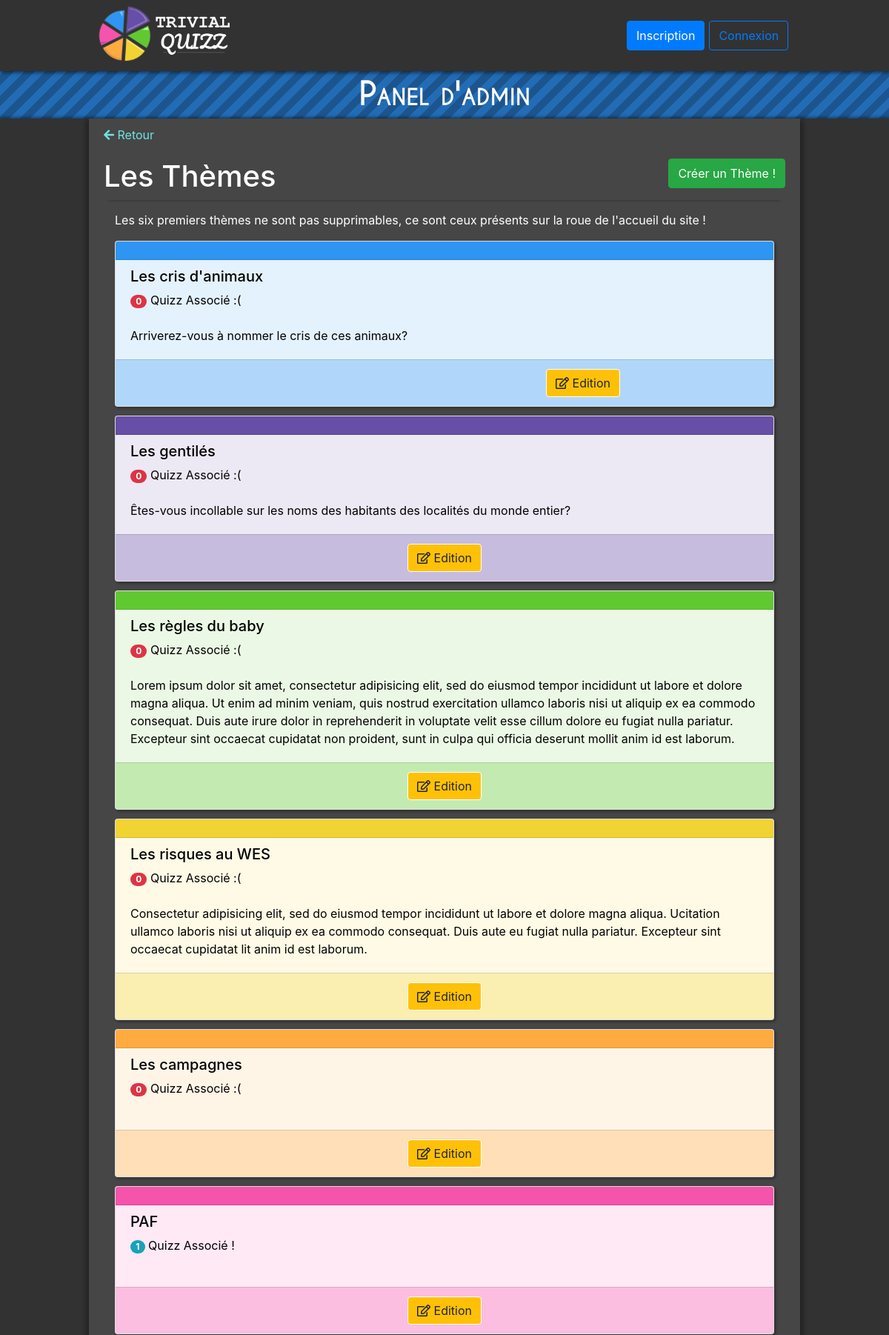
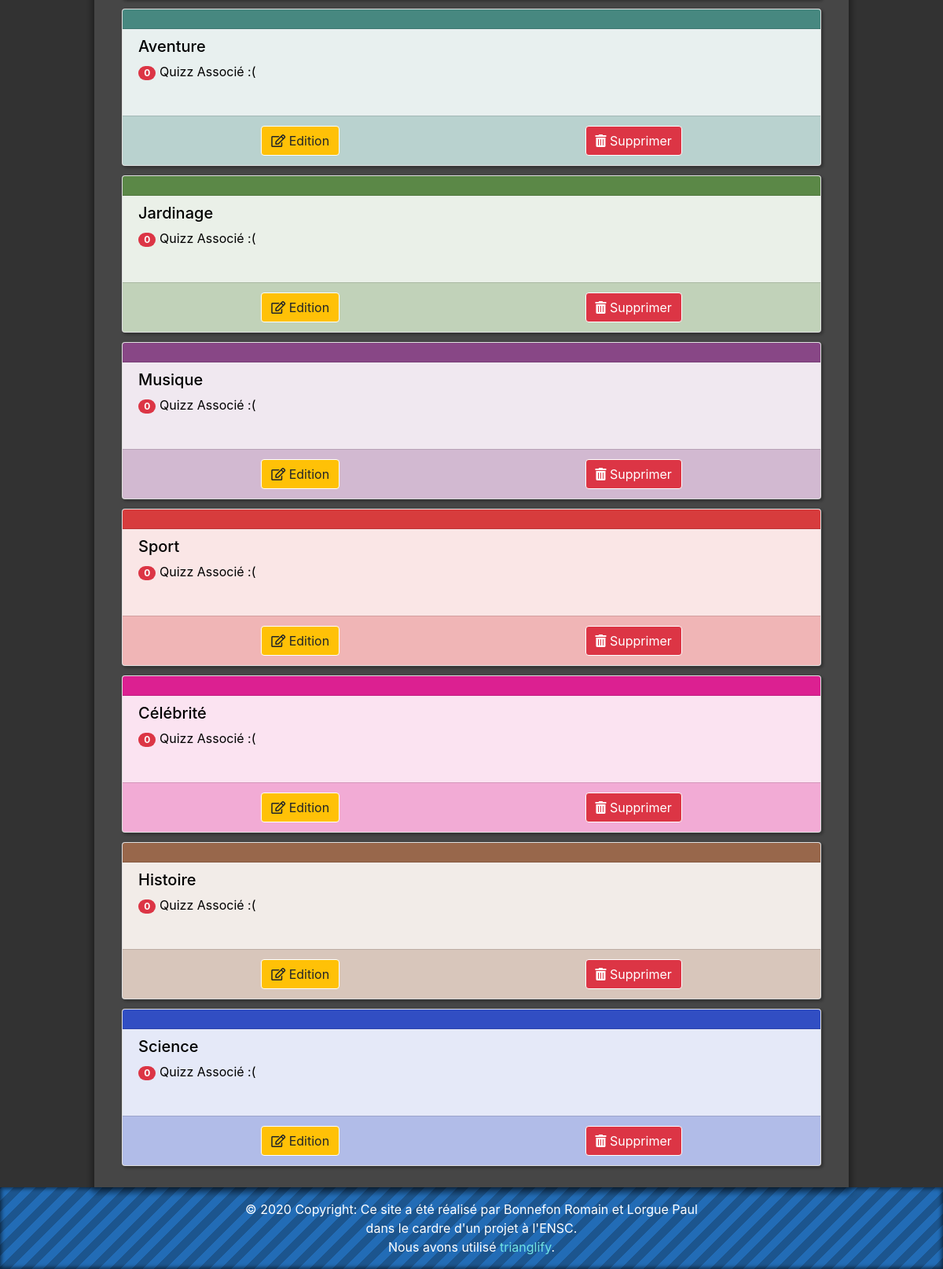
Screenshot of /admin/theme.php (signed in) with the database file from the repository (2 pictures, top to bottom).
### tables this page shows
CREATE TABLE theme
(
  th_id INTEGER NOT NULL PRIMARY KEY AUTO_INCREMENT,
  th_nom VARCHAR(50) NOT NULL,
  th_couleur VARCHAR(7) NOT NULL,
  th_description VARCHAR(500),
  th_is_principal BIT(1)
);

### include/functions.php (called while the page is built, shortened)
<?php
  function tryQueryBDD($bdd, $sql)
  {
    try {
      $request = $bdd -> query($sql);
      $result = $request -> fetchAll();
      if(empty($result)) {
        return null;
      }
      else {
        return $result;
      }
    } catch (\Exception $e) {
      return null;
    }
  }
  function loadThemeFromSQLResult($result)
  {
    $_THEME["id"] = $result["th_id"];
    $_THEME["nom"] = $result["th_nom"];
    $_THEME["desc"] = $result["th_description"];
    $_THEME["couleur"] = $result["th_couleur"];
    $_THEME["is_Principal"] = $result["th_is_principal"];
    return $_THEME;
  }
  function tabFormat($data, $fonction){
    for($i = 0; $i<count($data); $i++)
    {
      $temp = $fonction($data[$i]);
      $id = $temp["id"];
      $_DATA["$id"] = $temp;
    }
    return $_DATA;
  }
        function getAllThemesInfos($bdd)
        {
          $data = tryQueryBDD($bdd, "SELECT * FROM theme");
          return tabFormat($data, "loadThemeFromSQLResult");
        }
        function getNumbersOfQuizzesOfThemes($bdd)
        {
          $data = tryQueryBDD($bdd, "SELECT COUNT(*) AS NB, th_id FROM quiz GROUP BY th_id");
          foreach ($data as $infos)
          {
            $_NUMBERS[$infos["th_id"]] = $infos["NB"];
          }
          return $_NUMBERS;
        }
?>

### admin/theme.php (the view, shortened to what this page needs)
<?php
  require_once "../include/liaisonbdd.php";
  require_once "../include/functions.php";
  $_THEMES = getAllThemesInfos($bdd);
?>
<!doctype html>
<html lang="fr">
<head>
  <?php require_once "../include/header.php"?>
  <link rel="stylesheet" href="../css/cards.css" />
  <link rel="stylesheet" href="../css/modal.css" />
</head>
<body>
  <?php require_once "../include/navbar.php"?>
  <div class="bandeau-principal fond-bleu">
    Panel d'admin
  </div>
  <div class="cadre-global">
    <div class="cadre-central">
      <a class="blue-text" href="../index.php">
        <i class="fas fa-arrow-left" style="height: 2.5em;"></i>
        Retour
      <a/>
      <div>
        <div class="titre1">
          <h1>Les Thèmes</h1>
          <button id="boutonCreerTheme" type="button" class="btn btn-success button-open-modal"  data-toggle="modal" data-target="#modalCreationTheme">
            Créer un Thème !
          </button>
        </div>
      <article class="container">
          <div>
            <p>Les six premiers thèmes ne sont pas supprimables, ce sont ceux présents sur la roue de l'accueil du site !</p>
          <div class="card-columns">
            <?php
              $_NBOFQUIZZ = getNumbersOfQuizzesOfThemes($bdd);
              foreach($_THEMES as $_THEME)
              {
                ?>
                <div id="themeN<?= $_THEME["id"]?>" class="card">
                  <div class="card-header" style="background-color: <?= $_THEME['couleur'] ?>;">
                  </div>
                  <div class="card-body" style="background: <?= $_THEME['couleur'] ?>20;">
                    <h5><?= $_THEME["nom"] ?></h5>
                    <div class="card-text"><?php
                    if(!empty($_NBOFQUIZZ[$_THEME["id"]])){
                      if($_NBOFQUIZZ[$_THEME["id"]]==1){
                        echo '<span class="badge badge-pill badge-info">1</span> Quizz Associé !';
                      }
                      else {
                        echo '<span class="badge badge-pill badge-info">'.$_NBOFQUIZZ[$_THEME["id"]].'</span> Quizzes associés !';
                      }
                    }
                    else{
                        echo '<span class="badge badge-pill badge-danger">0</span> Quizz Associé :(';
                    } ?></div>
                    <br/>
                    <p class="card-text"><?= $_THEME["desc"] ?></p>
                  </div>
                  <div class="card-footer d-flex justify-content-around" style="background: <?= $_THEME['couleur'] ?>60;">
                    <a href="theme-edit.php?id=<?= $_THEME["id"] ?>">
                      <button type="button" class="btn btn-warning btn-border-blanc">
                        <i class="far fa-edit"></i>
                        Edition
                      </button>
                    </a>
                    <?php if($_THEME["is_Principal"] == 0){
                      ?>
                      <button id="suppressionThemeN<?= $_THEME["id"]?>" type="button" class="btn btn-danger btn-border-blanc">
                        <i class="fas fa-trash-alt" style="color: #ffffff;"></i>
                        Supprimer
                      </button>
                    <?php } ?>
                  </div>
                </div>
              <?php
              }
            ?>
            </div>
          </article>
        </div>
      </div>
      </div>
  <?php require_once "modals/theme-create.php"?>
</body>
</html>

### css/style-base.css (style rules this page uses)
:root { --navbar-height: 95px; }
.bandeau-principal { height: 65px; text-align: center; justify-content: center; align-items: center; font-size: 2.7rem; font-variant: small-caps; font-family: "CaviarDreams"; font-weight: bold; }
body { font-family: "CaviarDreams"; }
.fond-bleu { color: white; background: repeating-linear-gradient(-45deg, #1C558E, 10px, #226cb6 10px, #226cb6 20px); }
footer { color: white; background: repeating-linear-gradient(-45deg, #1C558E, 10px, #226cb6 10px, #226cb6 20px); box-shadow: inset 0px 0px 5px 2px rgba(0, 0, 0, .55); }
html { margin-top: var(--navbar-height); overflow-x: hidden; }
.cadre-global { box-shadow: 0px 0px 5px 1px rgba(0, 0, 0, .55); display: flex; width: auto; justify-content: center; background-color: rgb(50,50,50); min-height: calc(100vh - 1.7*var(--navbar-height)); }
body { background-color: rgb(50,50,50) !important; overflow-x: hidden; width: 100vw; }
.cadre-central { box-shadow: 2px 5px 6px 3px rgba(0, 0, 0, .2), -2px 5px 6px 3px rgba(0, 0, 0, .2); width: 70%; height: 100%; padding: 10px 20px 15px 20px; background-color: rgb(70,70,70); color: white; min-height: calc(100vh - 1.7*var(--navbar-height)); }
.titre1, .titre2 { display: flex; flex-flow: row nowrap; justify-content: space-between; }
.titre1 { font-size: 2.5rem; box-shadow: 0px 7px 4px -7px rgba(0,0,0,.4); margin-bottom: 15px; }
.button-open-modal { height: 2.5em; }
.btn-border-blanc { border-color: white !important; border-width: thick; }
.blue-text { color: #71E3E3 !important; }
a { text-decoration: none !important; }
@media (min-width: 768px) and (max-width: 1200px) { .navbar-center, .cadre-central { width: 80% !important; } }
@media (min-width: 768px) and (max-width: 1200px) { .titre1 { font-size: 2rem; } }

### css/cards.css (style rules this page uses)
.card-columns { width: 100% !important; }
@media (max-width: 1400px) { .card-columns { column-count: 1 !important; } }
.card-body { padding-top: 10px !important; }
.card { min-width: 100%; margin-bottom: 25px; box-shadow: 2px 2px 3px 1px rgba(0, 0, 0, .25); color: black !important; }
@media (min-width: 1001px) and (max-width: 1400px) { .card-columns { column-count: 2; } }

### rows the page displays
theme: th_nom "Les cris d'animaux", shows "0", th_description "Arriverez-vous à nommer le cris de ces animaux?"
theme: th_nom "Les gentilés", shows "0", th_description "Êtes-vous incollable sur les noms des habitants des localités du monde entier?"
theme: th_nom "Les règles du baby", shows "0", th_description "Lorem ipsum dolor sit amet, consectetur adipisicing elit, sed do eiusmod tempor incididunt ut labore et dolore magna aliqua. Ut enim ad minim veniam, quis nostrud exercitation ullamco laboris nisi ut aliquip ex ea commodo consequat. Duis aute irure dolor in reprehenderit in voluptate velit esse cillum dolore eu fugiat nulla pariatur. Excepteur sint occaecat cupidatat non proident, sunt in culpa qui officia deserunt mollit anim id est laborum."
theme: th_nom "Les risques au WES", shows "0", th_description "Consectetur adipisicing elit, sed do eiusmod tempor incididunt ut labore et dolore magna aliqua. Ucitation ullamco laboris nisi ut aliquip ex ea commodo consequat. Duis aute eu fugiat nulla pariatur. Excepteur sint occaecat cupidatat lit anim id est laborum."
theme: th_nom "Les campagnes", shows "0"
theme: th_nom "PAF", shows "1"
theme: th_nom "Aventure", shows "0"
theme: th_nom "Jardinage", shows "0"
theme: th_nom "Musique", shows "0"
theme: th_nom "Sport", shows "0"
theme: th_nom "Célébrité", shows "0"
theme: th_nom "Histoire", shows "0"
theme: th_nom "Science", shows "0"
